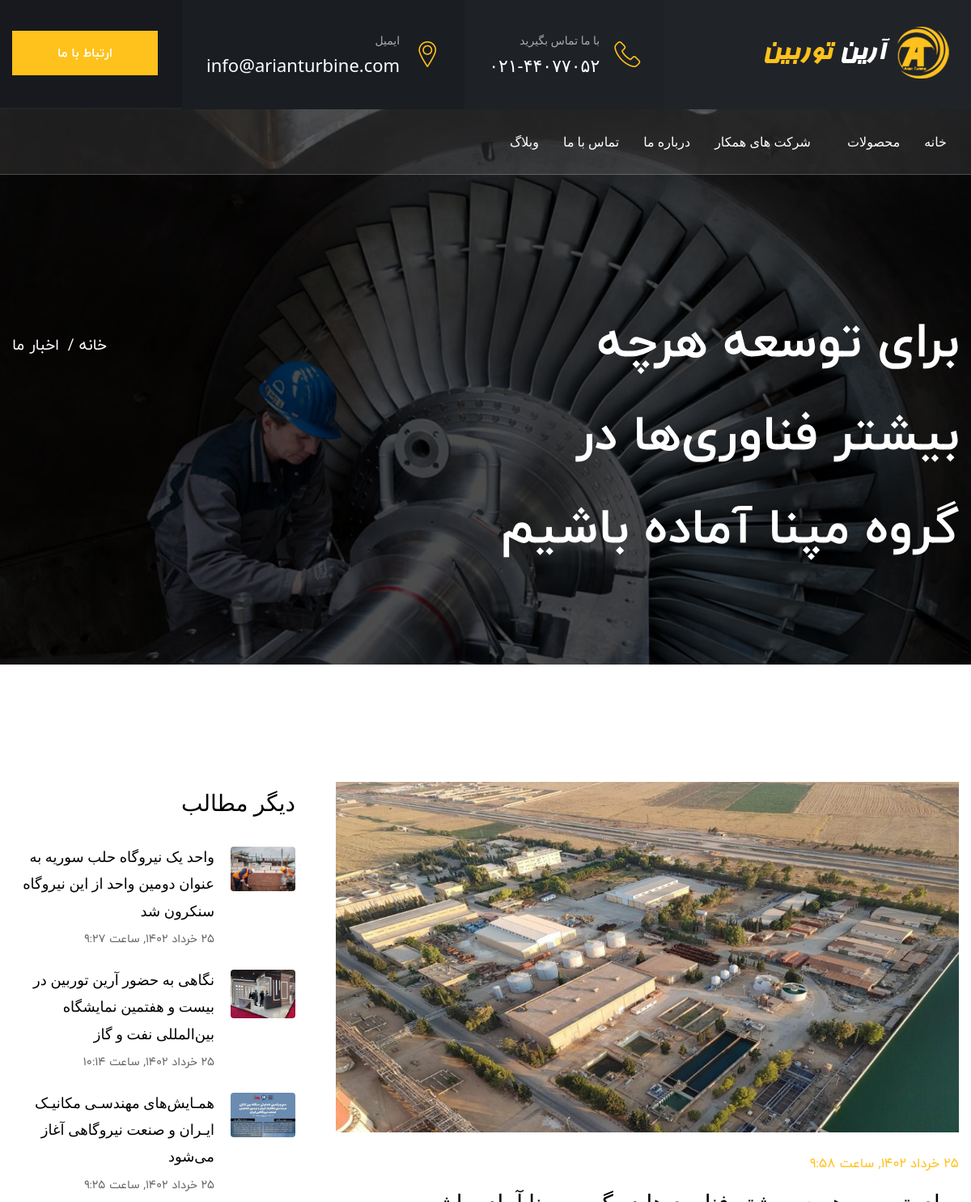
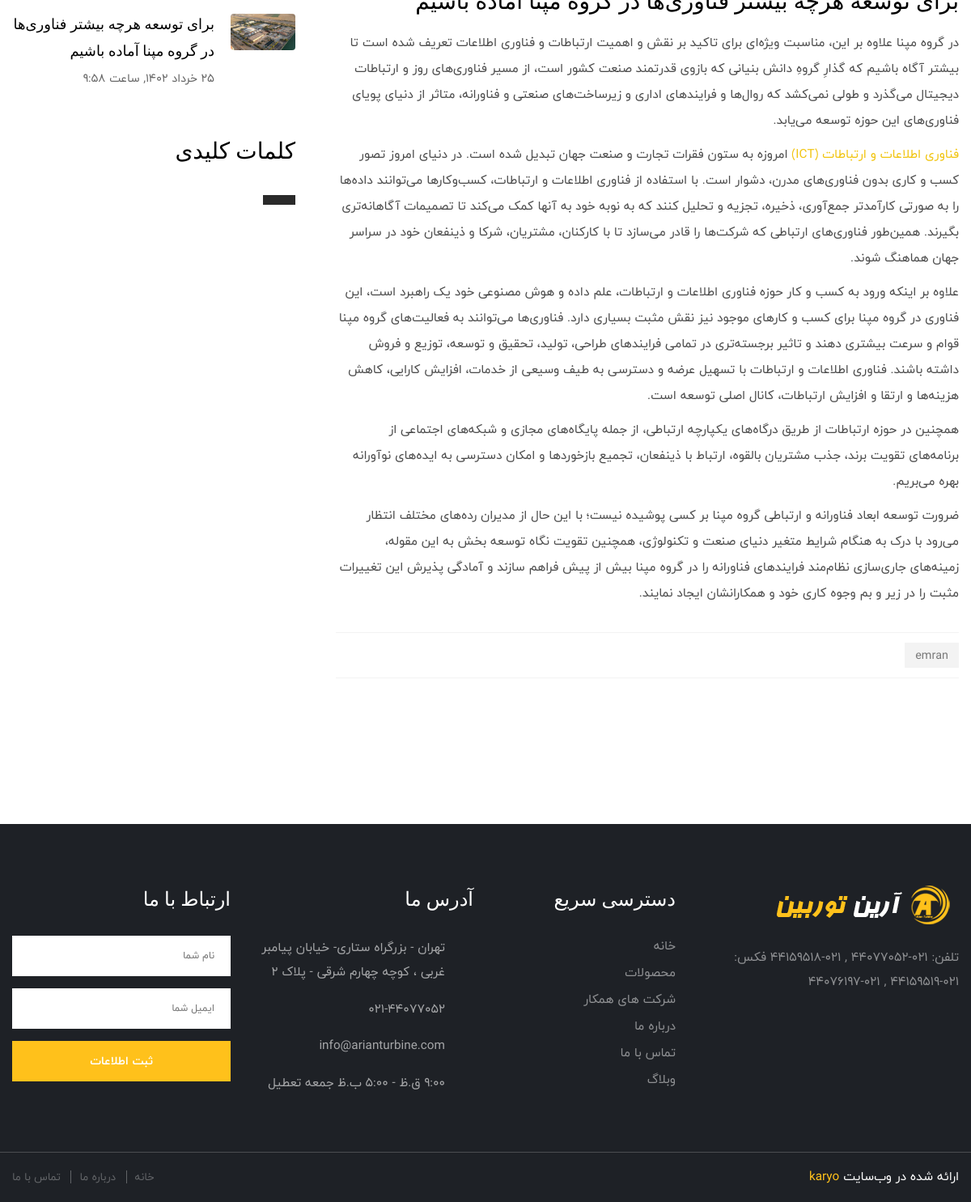
The app's page /blog/content/6 with its own data (2 pictures, top to bottom).
### main/models.py (models this page shows, shortened)
class WebsiteSetting(models.Model):
    phone_number = models.CharField(max_length=12, default='', blank=True, verbose_name='شماره تلفن')
    email = models.CharField(max_length=30, default='', blank=True, verbose_name='ایمیل')
    address = models.CharField(max_length=70, default='', blank=True, verbose_name='آدرس')
    work_time = models.CharField(max_length=30, default='', blank=True, verbose_name='ساعت کاری')
    about = models.TextField(default='', blank=True, verbose_name='درباره ما')
    desc = models.TextField(default='', verbose_name='توضیحات اضافه')
    favicon = models.ImageField(upload_to='images/template/', blank=True, verbose_name='ایکن')
    footer_logo = models.ImageField(upload_to='images/template/', blank=True, verbose_name='لوگو فوتر')
    logo = models.ImageField(upload_to='images/template/', blank=True, verbose_name='لوگو')
    logo_small = models.ImageField(upload_to='images/template/', blank=True, verbose_name='لوگو کوچک')
    def image_tag(self):
        if self.logo_small:
            return mark_safe('<img src="%s" style="width: 200px; height:70px;" />' % self.logo_small.url)
        else:
            return 'No Image Found'
    image_tag.short_description = 'لوگو'
    class Meta:
        verbose_name = 'تنظیمات سایت'
        verbose_name_plural = 'تنظیمات سایت'

class NavMenu(models.Model):
    name = models.CharField(max_length=50, verbose_name='نام')
    link = models.URLField(default='', verbose_name='لینک')
    class Meta:
        verbose_name = 'منو'
        verbose_name_plural = 'منو ها'

### blog/models.py (models this page shows, shortened)
class Content(models.Model):
    STATUS = (
        (0, "پیش نویس"),
        (1, "منتشر شده")
    )
    title = models.CharField(max_length=200, unique=True, verbose_name="عنوان")
    slug = models.SlugField(max_length=200, unique=True, verbose_name="پیوند")
    short_desc = models.TextField(verbose_name="توضیحات کوتاه")
    author = models.ForeignKey(User, on_delete=models.CASCADE, related_name='blog_posts', verbose_name="نویسنده")
    tags = models.TextField(null=True, blank=True, verbose_name="تگ ها")
    thumbnail = models.ImageField(upload_to='', blank=True, null=True, verbose_name="تصویر")
    created_on = models.DateTimeField(auto_now_add=True, verbose_name="تاریخ ارسال")
    updated_on = models.DateTimeField(auto_now=True, verbose_name="تاریخ بروزرسانی")
    status = models.IntegerField(choices=STATUS, default=0, verbose_name="وضعیت انتشار")
    content = RichTextField(null=True, blank=True,
                            config_name="special",
                            verbose_name="توضیحات")
    class Meta:
        ordering = ['-created_on']
        verbose_name = 'مطلب'
        verbose_name_plural = 'مطالب'
    def jpublish(self):
        return jalali_converter(self.updated_on)
    jpublish.short_description = "زمان انتشار"

### blog/views.py (the view)
# urls.py: path('content/<int:id>', detail_blog, name="detail_blog")
def detail_blog(request, id):
    content = Content.objects.get(pk=id)
    contents = Content.objects.filter().reverse().order_by('-id')[0:5]
    keyword_list = content.tags.split(',')
    context = {
        "content": content,
        "contents": contents,
        "keywords": keyword_list
    }
    return render(request, 'main/blog-single.html', context)

### templates/main/blog-single.html
{% extends "main/layout.html"  %}
{% block blog_single %}
    <section class="page-title" style="background-image:url(/media/images/page_title/slide4.jpg);">
    	<div class="auto-container">
        	<div class="row clearfix">
            	<div class="title-column col-md-6 col-sm-8 col-xs-12">
                	<h1>{{ content.title }}</h1>
                </div>
                <div class="breadcrumb-column col-md-6 col-sm-4 col-xs-12">
                    <ul class="bread-crumb clearfix">
                        <li><a href="{% url "main" %}">خانه</a></li>
                        <li class="active">اخبار ما</li>
                    </ul>
                </div>
            </div>
        </div>
    </section>
    <div class="sidebar-page-container">
    	<div class="auto-container">
        	<div class="row clearfix">
                <div class="content-side col-lg-8 col-md-8 col-sm-12 col-xs-12">
                	<div class="blog-single">
                        <div class="news-block-two">
                            <div class="inner-box">
                                <div class="image">
                                    <img src="{{ content.thumbnail.url }}" alt="{{ content.title }}">
                                </div>
                                <div class="lower-content">
                                    <div class="post-date">{{ content.jpublish }}</div>
                                    <h3>{{ content.title }}</h3>
                                    <div class="text">
                                    	<p>{{ content.short_desc }}</p>
                                        <p>{{ content.content|safe }}</p>
                                    </div>
                                </div>
                                <div class="post-share-options clearfix">
                                    <div class="pull-left tags"><a>{{ content.author }}</a></div>
                                </div>
                            </div>
                        </div>
                    </div>
                </div>
                <div class="sidebar-side col-lg-4 col-md-4 col-sm-12 col-xs-12">
                	<aside class="sidebar blog-sidebar">
                        <div class="sidebar-widget popular-posts">
                            <div class="sidebar-title"><h2>دیگر مطالب</h2></div>
                            {% for each in contents %}
                                <article class="post">
                            	<figure class="post-thumb"><a href="{% url "detail_blog" id=each.id %}"><img src="{{ each.thumbnail.url }}" alt="{{ each.title }}"></a></figure>
                                <div class="text"><a href="{% url "detail_blog" id=each.id %}">{{ each.title }}</a></div>
                                <div class="post-info">{{ each.jpublish }}</div>
                            </article>
                            {% endfor %}
                        </div>
                        <div class="sidebar-widget popular-tags">
                            <div class="sidebar-title"><h2>کلمات کلیدی</h2></div>
                            {% for tag in keywords %}
                            <a>{{ tag }}</a>
                            {% endfor %}
                        </div>
                    </aside>
                </div>
            </div>
        </div>
    </div>
{% endblock %}

### templates/main/layout.html (shortened to what this page needs)
{% load static %}
<!DOCTYPE html>
<html dir="rtl">
<head>
<link href="{% static "css/bootstrap.css" %}" rel="stylesheet">
<link href="{% static "css/style.css" %}" rel="stylesheet">
<link href="{% static "css/responsive.css" %}" rel="stylesheet">
<link href="{% static "css/color-switcher-design.css" %}" rel="stylesheet">
<link id="theme-color-file" href="{% static "css/color-themes/default-theme.css" %}" rel="stylesheet">
</head>
<body>
<div class="page-wrapper">
    <header class="main-header">
        <div class="header-upper">
        	<div class="auto-container">
            	<div class="clearfix">
                	<div class="pull-left logo-outer">
                    	<div class="logo"><a href={% url 'main' %}><img src="{{ WebsiteSetting.logo.url }}" alt="آرین توربین" title=""></a></div>
                    </div>
                    <div class="pull-right upper-right clearfix">
                        <div class="info-box">
                        	<div class="inner-box">
                                <div class="icon-box"><span class="flaticon-technology"></span></div>
                                <ul>
                                    <li>با ما تماس بگیرید</li>
                                    <li><strong class="ltr-text">{{ WebsiteSetting.phone_number }}</strong></li>
                                </ul>
                            </div>
                        </div>
                        <div class="info-box">
                        	<div class="inner-box">
                                <div class="icon-box"><span class="flaticon-location-pin"></span></div>
                                <ul>
                                    <li>ایمیل</li>
                                    <li><strong>{{ WebsiteSetting.email }}</strong></li>
                                </ul>
                            </div>
                        </div>
                        <div class="info-box">
                        	<div class="quote-btn"><a href="{% url 'contact' %}" class="get-quote-btn theme-btn">ارتباط با ما</a></div>
                        </div>
                    </div>
                </div>
            </div>
        </div>
        <div class="header-lower">
            <div class="auto-container">
                <div class="outer-box">
                    <div class="nav-outer clearfix">
                        <nav class="main-menu">
                            <div class="navbar-collapse collapse clearfix">
                                <ul class="navigation clearfix">
                                    {% for each in nav_menu %}
                                        {% if each.product|length != 0 %}
                                                <li class="dropdown"><a href="{{ each.link }}">{{ each.name }}</a>
                                    </li>
                                        {% else %}
                                            <li><a href={{ each.link }}>{{ each.name }}</a></li>
                                        {% endif %}
                                    {% endfor %}
                                </ul>
                            </div>
                        </nav>
                    </div>
                </div>
            </div>
        </div>
    </header>
{% block blog_single %}
{% endblock %}
    <footer class="main-footer">
		<div class="widgets-section">
        	<div class="auto-container">
            	<div class="row clearfix">
                    <div class="big-column col-md-6 col-sm-12 col-xs-12">
                    	<div class="row clearfix">
                            <div class="footer-column col-md-7 col-sm-6 col-xs-12">
                                <div class="footer-widget logo-widget">
                                	<div class="widget-content">
                                    	<div class="footer-logo">
                                        	<a href="{% url 'main' %}"><img src="{{ WebsiteSetting.footer_logo.url }}" alt=""></a>
                                        </div>
										<div class="text">{{ WebsiteSetting.about }}</div>
                                        <ul class="social-icon-two">
                                            <li><a href="#"><span class="fa fa-facebook"></span></a></li>
                                            <li><a href="#"><span class="fa fa-twitter"></span></a></li>
                                            <li><a href="#"><span class="fa fa-linkedin"></span></a></li>
                                            <li><a href="#"><span class="fa fa-pinterest-p"></span></a></li>
                                        </ul>
                                    </div>
                                </div>
                            </div>
                        	<div class="footer-column col-md-5 col-sm-6 col-xs-12">
                            	<div class="footer-widget links-widget">
                                	<h2>دسترسی سریع</h2>
                                    <div class="widget-content">
                                        <ul class="list">
                                            {% for each in nav_menu %}
                                            <li><a href={{ each.link }}>{{ each.name }}</a></li>
                                            {% endfor %}
                                        </ul>
                                    </div>
                                </div>
                            </div>
                        </div>
                    </div>
                    <div class="big-column col-md-6 col-sm-12 col-xs-12">
                    	<div class="row clearfix">
                            <div class="footer-column col-md-6 col-sm-6 col-xs-12">
                                <div class="footer-widget address-widget">
                                    <h2>آدرس ما</h2>
                                    <div class="widget-content">
                                        <ul class="list-style-one">
                                            <li><span class="icon fa fa-map-marker"></span>{{ WebsiteSetting.address }}</li>
                                            <li><span class="icon fa fa-phone"></span><span class="ltr-text">{{ WebsiteSetting.phone_number }}</span></li>
                                            <li><span class="icon fa fa-envelope"></span>{{ WebsiteSetting.email }}</li>
                                            <li><span class="icon fa fa-clock-o"></span>{{ WebsiteSetting.work_time }}</li>
                                        </ul>
                                    </div>
                                </div>
                            </div>
                            <div class="footer-column col-md-6 col-sm-6 col-xs-12">
                                <div class="footer-widget subscribe-widget">
                                   <h2>ارتباط با ما</h2>
                                   <div class="widget-content">
                                        <div class="newsletter-form">
                                            <form method="post" action="contact.html">
                                                <div class="form-group">
                                                    <input type="text" name="name" value="" placeholder="نام شما" required="">
                                                </div>
                                                <div class="form-group">
                                                    <input type="email" name="email" value="" placeholder="ایمیل شما" required="" class="text-left" dir="ltr">
                                                </div>
                                                <div class="form-group">
                                                    <button type="submit" class="theme-btn btn-style-one">ثبت اطلاعات</button>
                                                </div>
                                            </form>
                                        </div>
                                    </div>
                                </div>
                            </div>
                        </div>
                    </div>
                </div>
            </div>
        </div>
        <div class="footer-bottom">
        	<div class="auto-container">
            	<div class="row clearfix">
                    <div class="column col-md-6 col-sm-6 col-xs-12">
                        <div class="copyright">ارائه شده در وب‌سایت <a href="www.karyo.ir" target="_blank">karyo</a></div>
                    </div>
                    <div class="column col-md-6 col-sm-6 col-xs-12">
                        <ul class="footer-nav">
                        	<li><a href="{% url "main" %}">خانه</a></li>
                            <li><a href="{% url "aboutus" %}">درباره ما</a></li>
                            <li><a href="{% url "contact" %}">تماس با ما</a></li>
                        </ul>
                    </div>
                </div>
            </div>
        </div>
    </footer>
</div>
</body>
</html>

### records on screen
WebsiteSetting: logo (picture), phone_number "۰۲۱-۴۴۰۷۷۰۵۲", email "info@arianturbine.com", footer_logo (picture), about "تلفن: ۰۲۱-۴۴۰۷۷۰۵۲ , ۰۲۱-۴۴۱۵۹۵۱۸ فکس: ۰۲۱-۴۴۱۵۹۵۱۹ , ۰۲۱-۴۴۰۷۶۱۹۷", address "تهران - بزرگراه ستاری- خیابان پیامبر غربی ، کوچه چهارم شرقی - پلاک 2", work_time "9:00 ق.ظ - 5:00 ب.ظ جمعه تعطیل"
NavMenu: name "خانه", name "خانه"
NavMenu: name "محصولات", name "محصولات"
NavMenu: name "شرکت های همکار", name "شرکت های همکار"
NavMenu: name "درباره ما", name "درباره ما"
NavMenu: name "تماس با ما", name "تماس با ما"
NavMenu: name "وبلاگ", name "وبلاگ"
Content: title "برای توسعه هرچه بیشتر فناوری‌ها در گروه مپنا آماده باشیم", thumbnail (picture), jpublish "۲۵ خرداد ۱۴۰۲, ساعت ۹:۵۸", short_desc "در گروه مپنا علاوه بر این، مناسبت ویژه‌ای برای تاکید بر نقش و اهمیت ارتباطات و فناوری اطلاعات تعریف شده است تا بیشتر آگاه باشیم که گذارِ گروهِ دانش بنیانی که بازوی قدرتمند صنعت کشور است، از مسیر فناوری‌های روز و ارتباطات دیجیتال می‌گذرد و طولی نمی‌کشد که روال‌ها و فرایندهای اداری و زیرساخت‌های صنعتی و فناورانه، متاثر از دنیای پویای فناوری‌های این حوزه توسعه می‌یابد.", content "فناوری اطلاعات و ارتباطات (ICT) امروزه به ستون فقرات تجارت و صنعت جهان تبدیل شده است. در دنیای امروز تصور کسب و کاری بدون فناوری‌های مدرن، دشوار است. با استفاده از فناوری اطلاعات و ارتباطات، کسب‌وکارها می‌توانند داده‌ها را به صورتی کارآمدتر جمع‌آوری، ذخیره، تجزیه و تحلیل کنند که به نوبه خود به آنها کمک می‌کند تا تصمیمات آگاهانه‌تری بگیرند. همین‌طور فناوری‌های ارتباطی که شرکت‌ها را قادر می‌سازد تا با کارکنان، مشتریان، شرکا و ذینفعان خود در سراسر جهان هماهنگ شوند. علاوه بر اینکه ورود به کسب و کار حوزه فناوری اطلاعات و ارتباطات، علم داده و هوش مصنوعی خود یک راهبرد است، این فناوری در گروه مپنا برای کسب و کارهای موجود نیز نقش مثبت بسیاری دارد. فناوری‌ها می‌توانند به فعالیت‌های گروه مپنا قوام و…", author "emran"
Content: thumbnail (picture), title "واحد یک نیروگاه حلب سوریه به عنوان دومین واحد از این نیروگاه سنکرون شد", jpublish "۲۵ خرداد ۱۴۰۲, ساعت ۹:۲۷"
Content: thumbnail (picture), title "نگاهی به حضور آرین توربین در بیست و هفتمین نمایشگاه بین‌المللی نفت و گاز", jpublish "۲۵ خرداد ۱۴۰۲, ساعت ۱۰:۱۴"
Content: thumbnail (picture), title "همـایش‌های مهندسـی مکانیـک ایـران و صنعت نیروگاهی آغاز می‌شود", jpublish "۲۵ خرداد ۱۴۰۲, ساعت ۹:۲۵"
